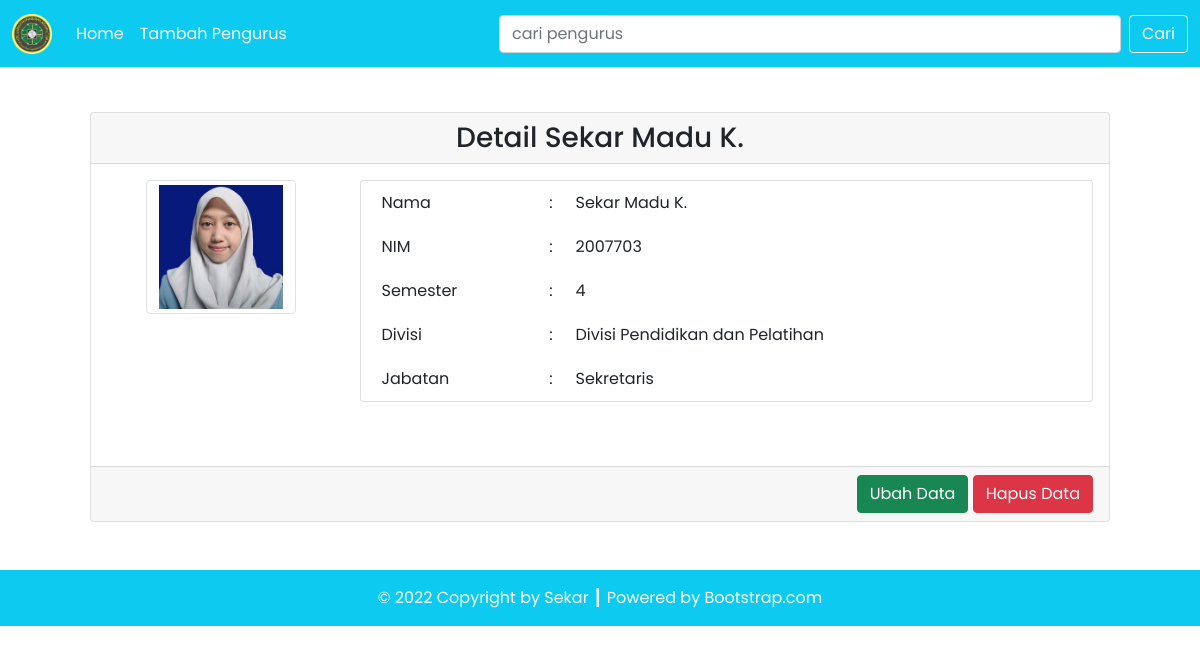
The page /detail.php?id=5 on the database its author committed.
### tables this page shows
CREATE TABLE `pengurus` (
  `pengurus_id` int(11) NOT NULL AUTO_INCREMENT,
  `pengurus_foto` varchar(255) NOT NULL,
  `pengurus_nim` varchar(10) NOT NULL,
  `pengurus_nama` varchar(100) NOT NULL,
  `pengurus_semester` int(2) NOT NULL,
  `divisi_id` int(11) NOT NULL,
  `jabatan_id` int(11) NOT NULL,
  PRIMARY KEY (`pengurus_id`),
  KEY `divisi_id` (`divisi_id`,`jabatan_id`),
  KEY `jabatan_id` (`jabatan_id`),
  CONSTRAINT `pengurus_ibfk_1` FOREIGN KEY (`divisi_id`) REFERENCES `divisi` (`divisi_id`) ON DELETE CASCADE ON UPDATE CASCADE,
  CONSTRAINT `pengurus_ibfk_2` FOREIGN KEY (`jabatan_id`) REFERENCES `jabatan` (`jabatan_id`) ON DELETE CASCADE ON UPDATE CASCADE
);

CREATE TABLE `divisi` (
  `divisi_id` int(11) NOT NULL AUTO_INCREMENT,
  `divisi_nama` varchar(100) NOT NULL,
  PRIMARY KEY (`divisi_id`)
);

CREATE TABLE `jabatan` (
  `jabatan_id` int(11) NOT NULL AUTO_INCREMENT,
  `jabatan_nama` varchar(50) NOT NULL,
  PRIMARY KEY (`jabatan_id`)
);

### config.php (called while the page is built)
<?php
$DB_HOST = "localhost";
$DB_USERNAME = "root";
$DB_PASSWORD = "";
$DB_NAME = "db_ormawa";

### classes/DB.php (called while the page is built, shortened)
<?php
class DB
{
    private $hostname;
    private $username;
    private $password;
    private $dbname;
    private $conn;
    private $result;
    function __construct($hostname, $username, $password, $dbname)
    {
        $this->hostname = $hostname;
        $this->username = $username;
        $this->password = $password;
        $this->dbname = $dbname;
    }
    function open()
    {
        $this->conn = mysqli_connect($this->hostname, $this->username, $this->password, $this->dbname);
    }
    function execute($query)
    {
        $this->result = mysqli_query($this->conn, $query);
    }
    function getResult()
    {
        return mysqli_fetch_array($this->result);
    }
}

### classes/Pengurus.php (called while the page is built, shortened)
<?php
class Pengurus extends Jabatan
{
    function getPengurusById($id)
    {
        $query = "SELECT * FROM pengurus JOIN divisi ON pengurus.divisi_id=divisi.divisi_id JOIN jabatan ON pengurus.jabatan_id=jabatan.jabatan_id WHERE pengurus_id=$id";
        return $this->execute($query);
    }
}

### detail.php (the view, shortened to what this page needs)
<?php
include('config.php');
include('classes/DB.php');
include('classes/Jabatan.php');
include('classes/Pengurus.php');
$pengurus = new Pengurus($DB_HOST, $DB_USERNAME, $DB_PASSWORD, $DB_NAME);
$pengurus->open();
$data = nulL;
if (isset($_GET['id'])) {
    $id = $_GET['id'];
    if ($id > 0) {
        $pengurus->getPengurusById($id);
        $row = $pengurus->getResult();
        $data .= '<div class="card-header text-center">
        <h3 class="my-0">Detail ' . $row['pengurus_nama'] . '</h3>
        </div>
        <div class="card-body text-end">
            <div class="row mb-5">
                <div class="col-3">
                    <div class="row justify-content-center">
                        <img src="assets/images/' . $row['pengurus_foto'] . '" class="img-thumbnail" alt="' . $row['pengurus_foto'] . '" width="60">
                        </div>
                    </div>
                    <div class="col-9">
                        <div class="card px-3">
                            <table border="0" class="text-start">
                                <tr>
                                    <td>Nama</td>
                                    <td>:</td>
                                    <td>' . $row['pengurus_nama'] . '</td>
                                </tr>
                                <tr>
                                    <td>NIM</td>
                                    <td>:</td>
                                    <td>' . $row['pengurus_nim'] . '</td>
                                </tr>
                                <tr>
                                    <td>Semester</td>
                                    <td>:</td>
                                    <td>' . $row['pengurus_semester'] . '</td>
                                </tr>
                                <tr>
                                    <td>Divisi</td>
                                    <td>:</td>
                                    <td>' . $row['divisi_nama'] . '</td>
                                </tr>
                                <tr>
                                    <td>Jabatan</td>
                                    <td>:</td>
                                    <td>' . $row['jabatan_nama'] . '</td>
                                </tr>
                            </table>
                        </div>
                    </div>
                </div>
            </div>
            <div class="card-footer text-end">
                <a href="ubah.php?id=' . $row['pengurus_id'] . '"><button type="button" class="btn btn-success text-white">Ubah Data</button></a>
                <a href="detail.php?hapus=' . $row['pengurus_id'] . '"><button type="button" class="btn btn-danger">Hapus Data</button></a>
            </div>';
    }
}

### rows shown on the page
pengurus: pengurus_nama "Sekar Madu K.", pengurus_foto (picture), pengurus_nim "2007703", pengurus_semester "4", divisi.divisi_nama "Divisi Pendidikan dan Pelatihan", jabatan.jabatan_nama "Sekretaris"
